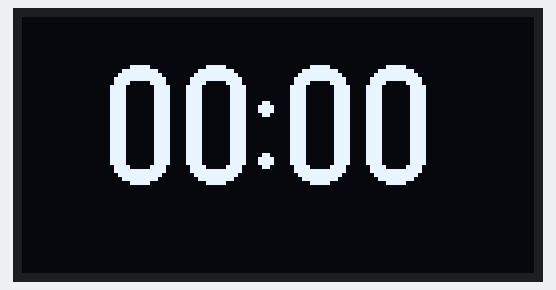
A sketch run on a simulated Arduino Uno, built with avr-gcc and run on an emulated ATmega328P. Shown: 128×64 one-colour display.

Above: at 0.1 s.

The sketch:

display_00.ino
```cpp
#include <U8g2lib.h>
#include <Wire.h>

U8G2_SSD1306_128X64_NONAME_F_HW_I2C u8g2(U8G2_R0,SCL,SDA,U8X8_PIN_NONE);

void setup()
{
  u8g2.begin();
}

void loop() {
  // put your main code here, to run repeatedly:
  u8g2.clearBuffer();
  u8g2.setFontPosCenter();
  u8g2.setDrawColor(1);
  u8g2.setFont(u8g2_font_logisoso30_tn);
  u8g2.drawStr(20,31,"00");
  u8g2.drawStr(55,31,":");
  u8g2.drawStr(65,31,"00");
  u8g2.sendBuffer();
  delay(1000);
}
```
